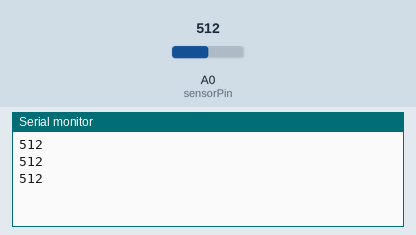
This sketch was run on a simulated Arduino Uno, built with avr-gcc and run on an emulated ATmega328P. Parts: the last lines printed to the serial monitor. The inputs (shaded band) are chosen by the test bench; at power-on: A0 (sensorPin) = 512.

Above: at 1.3 s.
1.4 s: A0 (sensorPin) set to 716
At 1.9 s:
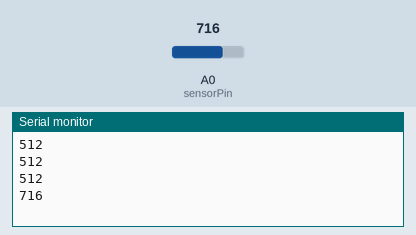
2.9 s: A0 (sensorPin) set to 900
At 3.4 s:
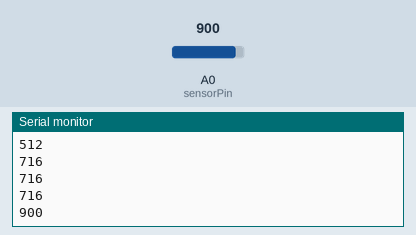
Timing chart, 0 to 5.9 s (numbered marks = the images above; inputs shaded):
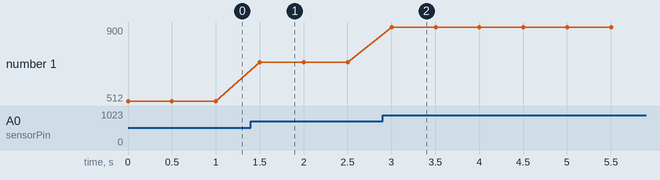

Measured:
- after the input at 1.4 s, the serial monitor: prints a new line after 0.10 s (image 1)
- after the input at 2.9 s, the serial monitor: prints a new line after 0.10 s (image 2)
- plotted number 1: 512 → 716 after the input at 1.4 s, 716 → 900 after the input at 2.9 s

The sketch:

microphone-basics.ino
```cpp
// ============================================================
// Laboratorio: Micrófono básico
// Lee la señal del micrófono y la muestra por monitor serial
// ============================================================

// Pin del micrófono
int sensorPin = 0;
// Valor leído del micrófono
int sensorVal = 0;

// CONFIGURACIÓN INICIAL
void setup() {
  // Iniciar comunicación serial
  Serial.begin(9600);
}

// PROGRAMA PRINCIPAL
void loop() {
  // Leer el valor del micrófono
  sensorVal = analogRead(sensorPin);

  // Mostrar el valor en el monitor serial
  Serial.println(sensorVal);

  // Esperar medio segundo antes de la siguiente lectura
  delay(500);
}
```
